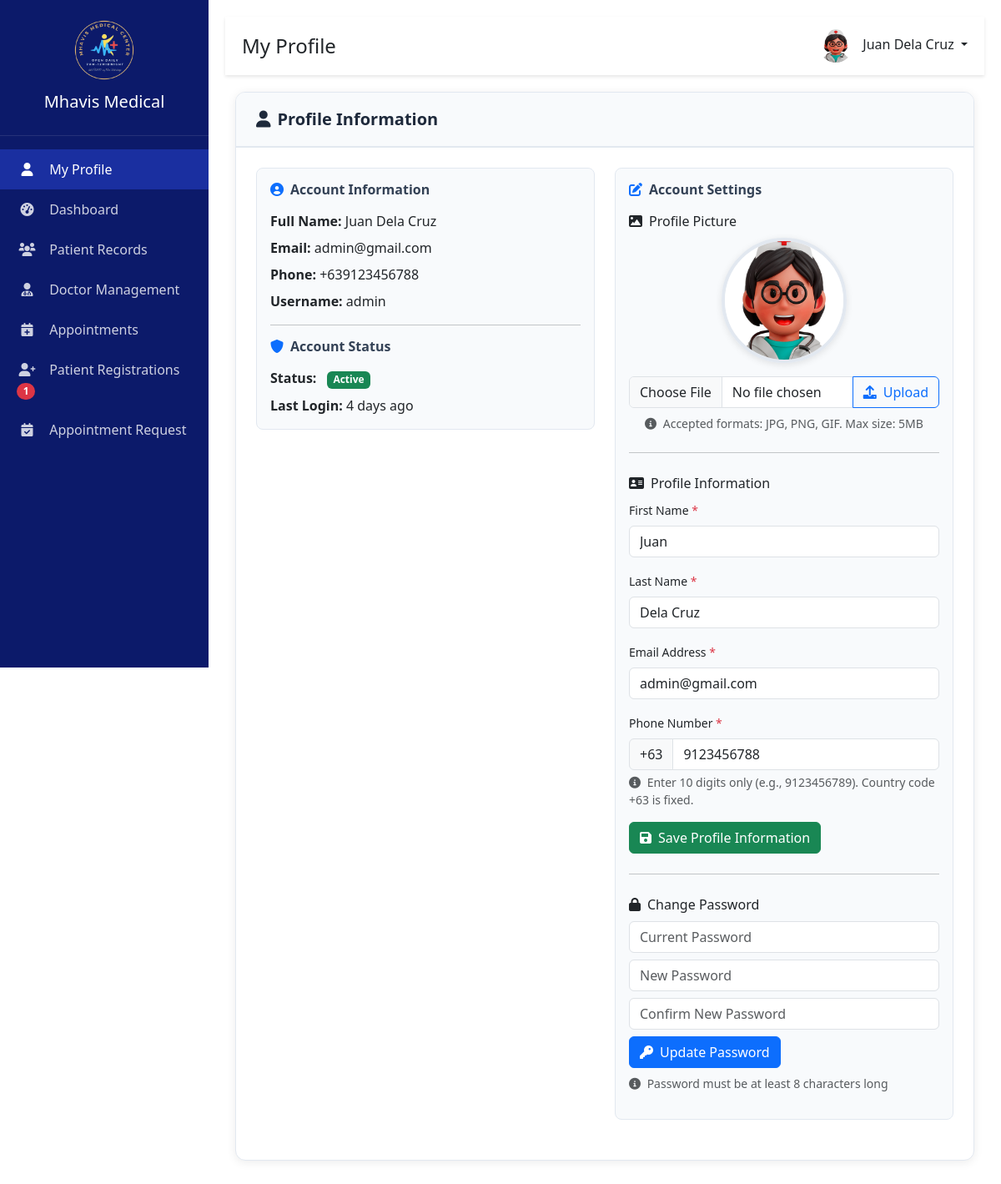
The page /main/profile.php (signed in) on the database its author committed.
### tables this page shows
CREATE TABLE `users` (
  `id` int(11) NOT NULL,
  `first_name` varchar(255) NOT NULL,
  `last_name` varchar(255) NOT NULL,
  `username` varchar(100) NOT NULL,
  `email` varchar(100) NOT NULL,
  `phone` varchar(20) DEFAULT NULL,
  `address` text DEFAULT NULL,
  `role` enum('Admin','Doctor') NOT NULL,
  `department_id` int(11) DEFAULT NULL,
  `specialization` varchar(100) DEFAULT NULL,
  `password` varchar(255) NOT NULL,
  `status` enum('Active','Inactive','','') NOT NULL DEFAULT 'Active',
  `profile_image` varchar(255) NOT NULL,
  `created_at` timestamp NOT NULL DEFAULT current_timestamp(),
  `updated_at` timestamp NOT NULL DEFAULT current_timestamp(),
  `license_number` varchar(50) DEFAULT NULL,
  `is_available` tinyint(1) DEFAULT 1,
  `prc_number` varchar(50) DEFAULT NULL,
  `license_type` varchar(50) DEFAULT NULL,
  `prc_id_document` varchar(255) DEFAULT NULL,
  `last_login` datetime DEFAULT NULL
);

### main/profile.php (the view, shortened to what the rows shown need)
<?php
require_once __DIR__ . '/config/init.php';
$user = getCurrentUser();
$last_login_display = 'Never';
if (!empty($user['last_login'])) {
    $last_login_timestamp = strtotime($user['last_login']);
    $time_diff = time() - $last_login_timestamp;
    if ($time_diff < 60) {
        $last_login_display = 'Just now';
    } elseif ($time_diff < 3600) {
        $minutes = floor($time_diff / 60);
        $last_login_display = $minutes . ' minute' . ($minutes > 1 ? 's' : '') . ' ago';
    } elseif ($time_diff < 86400) {
        $hours = floor($time_diff / 3600);
        $last_login_display = $hours . ' hour' . ($hours > 1 ? 's' : '') . ' ago';
    } elseif ($time_diff < 604800) {
        $days = floor($time_diff / 86400);
        $last_login_display = $days . ' day' . ($days > 1 ? 's' : '') . ' ago';
    } else {
        $last_login_display = date('M j, Y g:i A', $last_login_timestamp);
    }
}
include 'includes/header.php';
?>
<div class="container-fluid profile-container">
    <div class="dashboard-card">
        <div class="card-body">
            <div class="row g-4">
                <div class="col-12 col-lg-6">
                    <div class="info-card">
                        <h6 class="mb-3"><i class="fas fa-user-circle me-2 text-primary"></i>Account Information</h6>
                        <p class="mb-2"><strong>Full Name:</strong>
                            <span id="display-full-name">
                                <?php
                                $full_name = trim(($user['first_name'] ?? '') . ' ' . ($user['last_name'] ?? ''));
                                echo !empty($full_name) ? htmlspecialchars($full_name) : 'Not set';
                                ?>
                            </span>
                        </p>
                        <p class="mb-2"><strong>Email:</strong>
                            <span id="display-email">
                                <?php echo !empty($user['email']) && trim($user['email']) !== '' ? htmlspecialchars($user['email']) : 'Not set'; ?>
                            </span>
                        </p>
                        <p class="mb-2"><strong>Phone:</strong>
                            <span id="display-phone">
                                <?php echo !empty($user['phone']) && trim($user['phone']) !== '' ? htmlspecialchars(formatPhoneNumber($user['phone'])) : 'Not set'; ?>
                            </span>
                        </p>
                        <p class="mb-2"><strong>Username:</strong>
                            <span id="display-username">
                                <?php
                                $username = '';
                                if (!empty($user['username']) && trim($user['username']) !== '') {
                                    $username = trim($user['username']);
                                } elseif (!empty($_SESSION['username']) && trim($_SESSION['username']) !== '') {
                                    $username = trim($_SESSION['username']);
                                }
                                echo !empty($username) ? htmlspecialchars($username) : 'Not set';
                                ?>
                            </span>
                        </p>
                        <hr class="my-3">
                        <h6 class="mb-3"><i class="fas fa-shield-alt me-2 text-primary"></i>Account Status</h6>
                        <p class="mb-2"><strong>Status:</strong>
                            <?php
                            $status = !empty($user['status']) && trim($user['status']) !== '' ? trim($user['status']) : 'Active';
                            ?>
                            <span class="badge bg-<?php echo $status === 'Active' ? 'success' : 'warning'; ?> ms-2" id="display-status">
                            </span>
                        </p>
                        <p class="mb-0"><strong>Last Login:</strong> <?php echo htmlspecialchars($last_login_display); ?></p>
                    </div>
                </div>
                <div class="col-12 col-lg-6">
                    <div class="info-card">
                       <div class="mb-4">
                            <div class="profile-image-upload-container">
                                <div class="profile-image-preview">
                                    <img id="profile-image-preview" src="<?php echo htmlspecialchars($profile_image); ?>"
                                         alt="Profile Picture" class="profile-preview-img"
                                         onerror="this.src='img/defaultDP.jpg'">
                                </div>
                            </div>
                        </div>
                        <div class="mb-4">
                            <div class="mb-3">
                                <label class="form-label small">First Name <span class="text-danger">*</span></label>
                                <input type="text" class="form-control" id="first_name" name="first_name"
                                       value="<?php echo htmlspecialchars($user['first_name'] ?? ''); ?>"
                                       placeholder="Enter your first name" required>
                            </div>
                            <div class="mb-3">
                                <label class="form-label small">Last Name <span class="text-danger">*</span></label>
                                <input type="text" class="form-control" id="last_name" name="last_name"
                                       value="<?php echo htmlspecialchars($user['last_name'] ?? ''); ?>"
                                       placeholder="Enter your last name" required>
                            </div>
                            <div class="mb-3">
                                <label class="form-label small">Email Address <span class="text-danger">*</span></label>
                                <input type="email" class="form-control" id="email" name="email"
                                       value="<?php echo htmlspecialchars($user['email'] ?? ''); ?>"
                                       placeholder="Enter your email address" required>
                            </div>
                            <div class="mb-3">
                                <div class="input-group">
                                    <span class="input-group-text bg-light">+63</span>
                                    <input type="tel" class="form-control" id="phone" name="phone"
                                           value="<?php echo !empty($user['phone']) ? htmlspecialchars(preg_replace('/^\+63|^0/', '', phoneToInputFormat($user['phone']))) : ''; ?>"
                                           pattern="^\d{10}$" inputmode="numeric" maxlength="10"
                                           placeholder="9123456789" required>
                                </div>
                            </div>
                        </div>
                    </div>
                </div>
            </div>
        </div>
    </div>
</div>
<?php include 'includes/footer.php'; ?>

### includes/header.php (shortened to what the rows shown need)
<?php
require_once 'config/init.php';
$is_staff_logged_in = isset($_SESSION['user_id']) && !empty($_SESSION['user_id']);
if ($is_staff_logged_in) {
    $user_id = $_SESSION['user_id'];
    $stmt = $conn->prepare("SELECT first_name, last_name, email, phone, username, profile_image, role FROM users WHERE id = ?");
    $stmt->bind_param("i", $user_id);
    $stmt->execute();
    $result = $stmt->get_result();
    $user = $result->fetch_assoc();
    $full_name = $user['first_name'] . ' ' . $user['last_name'];
    $profile_image = $user['profile_image'] ?? 'img/default-avatar.png';
}
$is_iframe = isset($_GET['iframe']) && $_GET['iframe'] == '1';
?>
<!DOCTYPE html>
<html lang="en">
<head>
    <link href="https://cdn.jsdelivr.net/npm/bootstrap@5.3.0/dist/css/bootstrap.min.css" rel="stylesheet">
    <link href="https://cdnjs.cloudflare.com/ajax/libs/font-awesome/6.0.0/css/all.min.css" rel="stylesheet">
    <link href="assets/css/style.css" rel="stylesheet">
    <link href='https://cdn.jsdelivr.net/npm/@fullcalendar/core@6.1.10/main.min.css' rel='stylesheet' />
    <link href="https://cdn.datatables.net/1.13.7/css/dataTables.bootstrap5.min.css" rel="stylesheet">
    <link rel="stylesheet" href="https://cdn.jsdelivr.net/npm/flatpickr/dist/flatpickr.min.css">
</head>
<body<?php echo $is_iframe ? ' class="iframe-mode"' : ''; ?>>
    <div class="main-content"<?php echo $is_iframe ? ' style="margin-left: 0; padding: 0;"' : ''; ?>>
        <div class="top-bar"<?php echo $is_iframe ? ' style="display: none;"' : ''; ?>>
            <div class="d-flex align-items-center">
                <div class="user-profile dropdown">
                <a href="#" class="dropdown-toggle text-decoration-none text-dark" data-bs-toggle="dropdown">
                    <img src="<?php echo htmlspecialchars($profile_image); ?>" alt="Profile"
                         onerror="this.src='img/defaultDP.jpg'"
                         id="header-profile-image">
                    <span class="ms-2"><?php echo htmlspecialchars($full_name); ?></span>
                </a>
                </div>
            </div>
        </div>
        <div class="container-fluid"<?php echo $is_iframe ? ' style="padding: 0;"' : ''; ?>>

### rows shown on the page
users: profile_image (picture), full_name "Juan Dela Cruz", email "admin@gmail.com", phone "+639123456788", username "admin", last_login "4 days ago", first_name "Juan", last_name "Dela Cruz", phone "9123456788"

### other values the page prints
$pending_registration_count "1"
$page_title "My Profile"
$status "Active"
